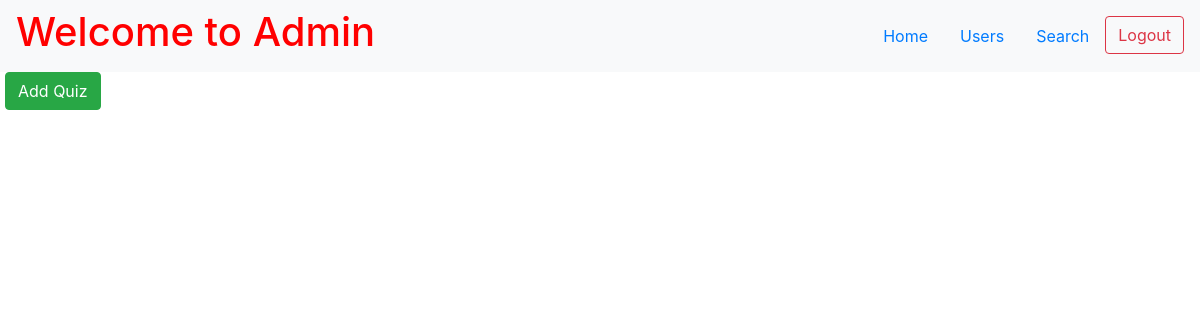
/admin/quiz (signed in), run on an earlier commit of the app's database.
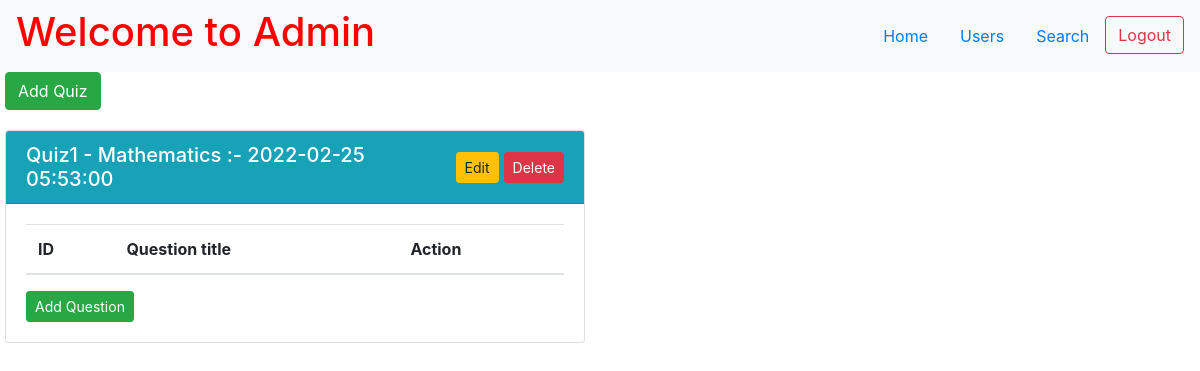
And on a later commit of the database.
### app.py (models this page shows)
class Quiz(db.Model):
    id = db.Column(db.Integer, primary_key=True)
    subject_id = db.Column(db.Integer, db.ForeignKey("subject.id"), nullable=False)
    name = db.Column(db.String(), nullable=False)
    quiz_date = db.Column(db.Date, nullable=False)
    time_duration = db.Column(db.Time, nullable=False)
    question = db.relationship('Quizwisequestion', backref="quiz")
    score = db.relationship('Score', backref="quiz")

class Subject(db.Model):
    id = db.Column(db.Integer, primary_key=True)
    name = db.Column(db.String(255), nullable=False)
    description = db.Column(db.String())
    chapter = db.relationship('Chapter', backref='subject')
    quiz = db.relationship('Quiz', backref="subject")

### app.py (the view)
@app.route("/admin/quiz")
def admin_quiz():
    if 'username' in session:
        admin = Admin.query.filter_by(username=session["username"]).first()
        if not admin:
            flash("Invalid Credentials!", "error")
            return redirect(url_for("index"))
    else:
        return redirect(url_for("index"))
    subjects = Subject.query.all()
    subject_data = []
    for subject in subjects:
        quizzes = [
            {
                "id": quiz.id,
                "name": quiz.name,
                "quiz_date": quiz.quiz_date,
                "time_duration": quiz.time_duration,
                "quizwisequestions": db.session.query(Question).join(Quizwisequestion).filter(Question.id == Quizwisequestion.question_id).filter_by(quiz_id=quiz.id).all(),
                "subjectwisequestions": db.session.query(Question.statement, Question.id).join(Chapter).join(Subject).filter(Question.chapter_id == Chapter.id).filter(Subject.id == Chapter.subject_id).filter(Subject.id == subject.id).all()
            }
            for quiz in Quiz.query.filter_by(subject_id=subject.id).all()
        ]
        subject_data.append({
            "id": subject.id,
            "name": subject.name,
            "description": subject.description,
            "quizzes": quizzes
        })
    return render_template("admin_quiz.html", subjects=subject_data)
    ...

### app.py (called while the page is built)
@app.after_request
def add_header(response):
    response.headers['Cache-Control'] = 'no-store, no-cache, must-revalidate, post-check=0, pre-check=0, max-age=0'
    response.headers['Pragma'] = 'no-cache'
    response.headers['Expires'] = '-1'
    return response

### templates/admin_quiz.html (shortened to what this page needs)
{% extends 'base.html' %}
{% block content %}
<div class="page-wrapper">
    <nav class="navbar navbar-expand-lg navbar-light bg-light">
        <a href="/admin/dashboard" style="text-decoration: none; color: red;">
            <h1>Welcome to Admin</h1>
        </a>
        <ul class="nav ml-auto">
            <li class="nav-item">
                <a class="nav-link" href="/admin/dashboard">Home</a>
            </li>
            <li class="nav-item">
                <a class="nav-link" href="/admin/users">Users</a>
            </li>
            <li class="nav-item">
                <a class="nav-link" href="">Search</a>
            </li>
            <li>
                <form action="/logout" class="d-inline">
                    <button type="submit" class="btn btn-outline-danger">Logout</button>
                </form>
            </li>
        </ul>
    </nav>
    <div class="container-custom">
        <div>
            <button type="button" id="add-quiz" class="btn btn-success" data-toggle="modal" data-target="#addQuiz">
                Add Quiz
            </button>
        </div>
        <div class="quiz-container row">
            {% for subject in subjects %}
            {% for quiz in subject.quizzes %}
            <div class="col-md-6 quiz-card">
                <div class="card">
                    <div class="card-header bg-info text-white d-flex align-items-center justify-content-between">
                        <h5 class="card-title m-0">{{ quiz.name }} - {{ subject.name }} :- {{ quiz.quiz_date }} {{
                            quiz.time_duration }}</h5>
                        <div class="d-flex align-items-center">
                            <button type="button" class="btn btn-warning btn-sm edit_button" data-toggle="modal"
                                data-target="#editQuiz{{ quiz.id }}">
                                Edit
                            </button>
                            <form action="/quiz/delete/{{ quiz.id }}" method="post"
                                onsubmit="return confirm('Are you sure you want to delete this quiz?');" class="mb-0">
                                <button class="btn btn-danger btn-sm" type="submit">Delete</button>
                            </form>
                        </div>
                    </div>
                    <div class="card-body d-flex flex-column">
                        <table class="table table-striped mb-0">
                            <thead>
                                <tr>
                                    <th>ID</th>
                                    <th>Question title</th>
                                    <th>Action</th>
                                </tr>
                            </thead>
                        </table>
                        <div class="text-end mt-3">
                            <button type="button" class="btn btn-success btn-sm" data-toggle="modal"
                                data-target="#appendQuestion{{ subject.id }}{{ quiz.id }}">
                                Add Question
                            </button>
                        </div>
                    </div>
                </div>
            </div>
            {% endfor %}
            {% endfor %}
        </div>
    </div>
</div>
{% endblock %}

### templates/base.html (shortened to what this page needs)
<!DOCTYPE html>
<html lang="en">
<head>
    <link rel="stylesheet" href="https://stackpath.bootstrapcdn.com/bootstrap/4.5.2/css/bootstrap.min.css">
</head>
<body>
    {% block content %}{% endblock %}
</body>
</html>

### templates/admin_quiz.html (style rules this page uses)
.container-custom { max-width: 1200px; padding-left: 5px; padding-right: 5px; margin: 0 auto; }
.quiz-container { margin-top: 20px; }
.quiz-card { margin-bottom: 20px; }
.edit_button { margin-right: 5px; }

What changed in the data, as far as the page shows it:
added Subject: name "Mathematics"
added Quiz: name "Quiz1", quiz_date "2022-02-25", time_duration "05:53:00"
